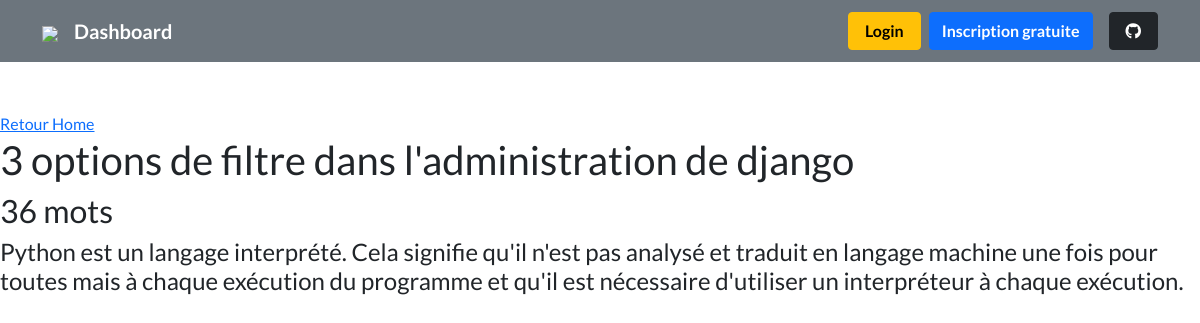
/blog/3-options-de-filtre-django, run on the app's committed database.
### blog/models.py (models this page shows, shortened)
class BlogPost(models.Model):
    author = models.ForeignKey(User, on_delete=models.SET_NULL, null=True)
    category = models.ManyToManyField(Category)
    title = models.CharField(max_length=100)
    slug = models.SlugField()
    published = models.BooleanField(default=False)
    date = models.DateField(blank=True, null=True)
    content = models.TextField()
    description = models.TextField()
    class Meta:
        verbose_name = "Article"
    def number_of_words(self):
        return len(self.description.split())

### WebSites/views.py (the view)
# urls.py: path('blog/<str:slug>', blog_post, name="blog-post"),
def blog_post(request, slug):
    try:
        post = BlogPost.objects.get(slug=slug)
        return render(request, 'blog/post.html', context={'post': post})
    except BlogPost.DoesNotExist:
        return render(request, 'blog/error404.html')

### blog/templates/blog/post.html (shortened to what this page needs)
{% extends 'blog/base.html' %}
 {% block content %}
<a href="{% url 'blog-index' %}">Retour Home</a>
<h1>{{ post.title }}</h1>
<h2>{{ post.number_of_words }} mots</h2>
<h4>{{ post.description }}</h4>
 {% endblock %}

### blog/static/css/style.css (style rules this page uses)
html, body { height: 100%; margin: 0; border: 0; font-family: 'Lato', sans-serif; }
body { background-repeat: no-repeat; background-size: cover; }

### data on the page
BlogPost: title "3 options de filtre dans l'administration de django", number_of_words "36", description "Python est un langage interprété. Cela signifie qu'il n'est pas analysé et traduit en langage machine une fois pour toutes mais à chaque exécution du programme et qu'il est nécessaire d'utiliser un interpréteur à chaque exécution."
